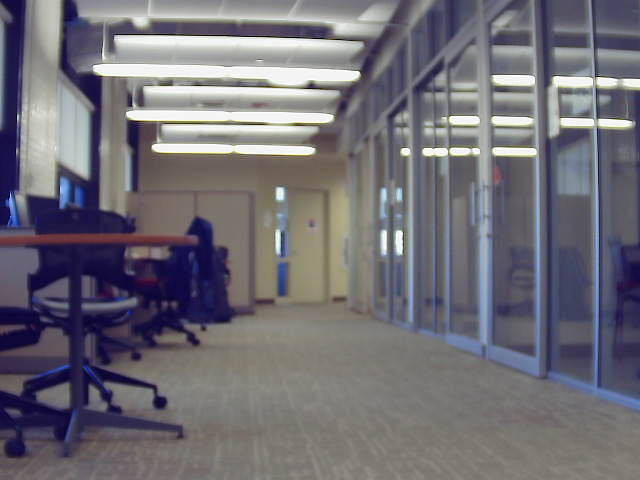
#> input picture left.jpg, 640 x 480 px
$ python stereo_match.py
#> lines starting #> are read from the running program, lines starting #| are printed output that depends on the picture; after the words box and inside, x2 and y2 are one past the last pixel; in counts of white or black regions, pixels touching at a corner belong together
#!/usr/bin/env python

'''
Simple example of stereo image matching and point cloud generation.

Resulting .ply file cam be easily viewed using MeshLab ( http://meshlab.sourceforge.net/ )
'''

import numpy as np
import cv2

ply_header = '''ply
format ascii 1.0
element vertex %(vert_num)d
property float x
property float y
property float z
property uchar red
property uchar green
property uchar blue
end_header
'''

window_size = 9
min_disp = -27
num_disp = 128

st_2 = {
    "preFilterCap":8,
    "blockSize":window_size,
    "minDisparity":min_disp,
    "numDisparities":num_disp,
    "P1":0,
    "P2":10000,
    "uniquenessRatio":9,
    "speckleWindowSize":0,
    "disp12MaxDiff":0
}

def write_ply(fn, verts, colors):
    verts = verts.reshape(-1, 3)
    colors = colors.reshape(-1, 3)
    verts = np.hstack([verts, colors])
    with open(fn, 'w') as f:
        f.write(ply_header % dict(vert_num=len(verts)))
        np.savetxt(f, verts, '%f %f %f %d %d %d')


if __name__ == '__main__':
    print('loading images...')
    imgL = cv2.pyrDown( cv2.imread('left.jpg') )  # downscale images for faster processing
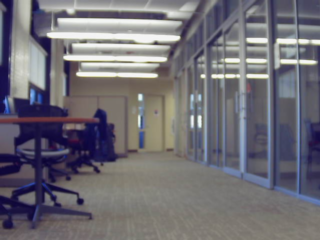
#> imgL: shape (240, 320, 3); mean B, G, R 117.7, 109.8, 112
    imgR = cv2.pyrDown( cv2.imread('right.jpg') )
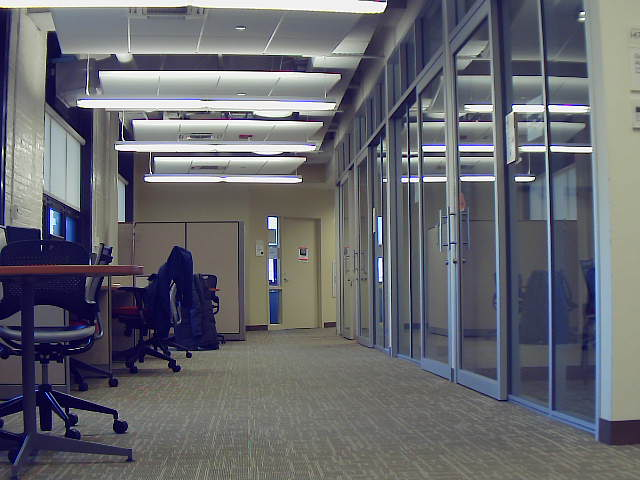
#> input picture right.jpg, 640 x 480 px
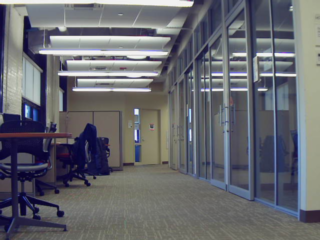
#> imgR: shape (240, 320, 3); mean B, G, R 111.4, 104.9, 103.5

    # disparity range is tuned for 'aloe' image pair
    stereo = cv2.StereoSGBM_create(**st_2)

    print('computing disparity...')
    disp = stereo.compute(imgL, imgR).astype(np.float32) / 16.0
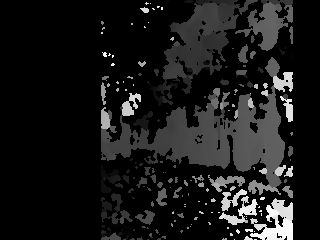
#> disp: shape (240, 320) float32; min -28, max 100, mean -15.4; drawn with min black and max white

    print('generating 3d point cloud...', end=' ')
    h, w = imgL.shape[:2]
#> h = 240; w = 320
    f = 0.8*w                          # guess for focal length
#> f = 256
    Q = np.float32([[1, 0, 0, -0.5*w],
                    [0,-1, 0,  0.5*h], # turn points 180 deg around x-axis,
                    [0, 0, 0,     -f], # so that y-axis looks up
                    [0, 0, 1,      0]])
    points = cv2.reprojectImageTo3D(disp, Q)
#> points: shape (240, 320, 3) float32; 0.04% of the values are NaN or infinite; the others: min -4096, max 4096, mean 1.77
    colors = cv2.cvtColor(imgL, cv2.COLOR_BGR2RGB)
    mask = disp > disp.min()
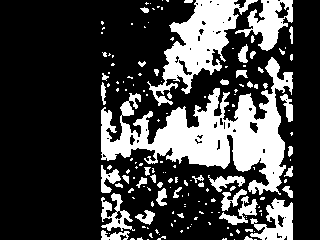
#> mask: shape (240, 320) bool; 26% white; 159 white regions (114 under 20 px), largest, box (x1, y1, x2, y2) and area: (101, 57, 293, 195) 9382, (147, 0, 258, 106) 4050, (235, 0, 293, 51) 1296
    out_points = points[mask]
    out_colors = colors[mask]
    out_fn = 'out.ply'
    write_ply('out.ply', out_points, out_colors)
    print('%s saved' % 'out.ply')

    cv2.imshow('left', imgL)
    cv2.imshow('disparity', (disp-min_disp)/num_disp)
    cv2.waitKey()
    cv2.destroyAllWindows()
